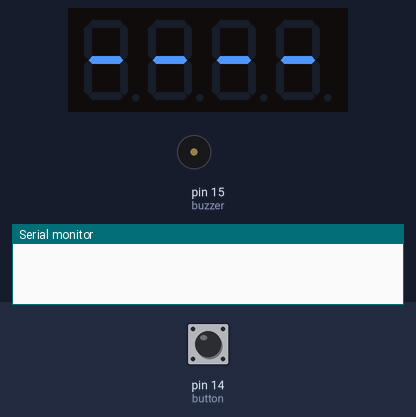
The sketch below on a simulated Arduino Uno, built with avr-gcc and run on an emulated ATmega328P. Parts: 4-digit seven-segment display, buzzer (waves = sounding), the last lines printed to the serial monitor. Inputs (shaded band) come from the test bench; at power-on: pin 14 (button) HIGH.

Above: at 1.2 s.
1.3 s: pin 14 (button) pulled LOW for 0.15 s
At 2.1 s:
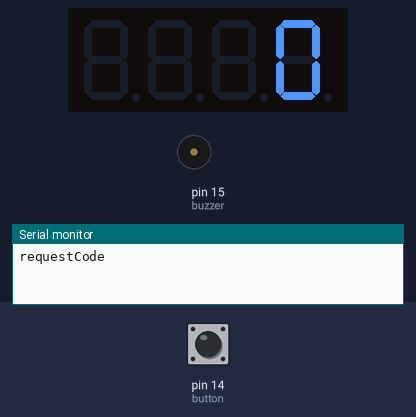
At 3.34 s:
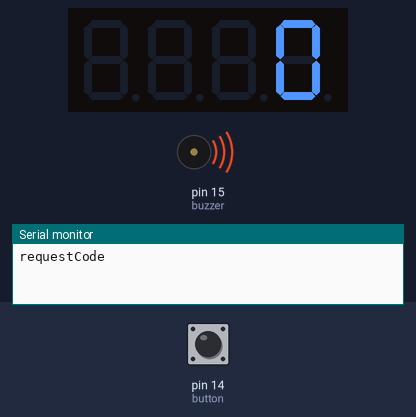
Timing chart, 0 to 11.9 s (numbered marks = the images above; inputs shaded):
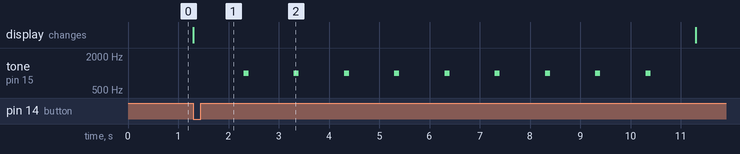

The sketch:

ticketDispenser.ino
```cpp
#include <SevSeg.h>

SevSeg sevseg;

byte button = 14;
byte buzzer = 15;

unsigned long startTime = 0;
unsigned long lastBeep = 0;

bool counting = false;
int numberToDisplay = 0;

bool isBeeping = false;
unsigned long beepStart = 0;

void setup() {
  byte numDigits = 4;

  byte digitPins[] = {12, 9, 8, 6};
  byte segmentPins[] = {11, 7, 4, 2, 13, 10, 5, 3};

  bool resistorsOnSegments = true;
  byte hardwareConfig = COMMON_CATHODE;
  bool updateWithDelays = false;
  bool leadingZeros = false;
  bool disableDecPoint = false;

  pinMode(button, INPUT_PULLUP);
  pinMode(buzzer, OUTPUT);


  sevseg.begin(
    hardwareConfig,
    numDigits,
    digitPins,
    segmentPins,
    resistorsOnSegments,
    updateWithDelays,
    leadingZeros,
    disableDecPoint
  );

  sevseg.setBrightness(90);
  sevseg.setChars("----");
  Serial.begin(9600);

}

void loop() {
  sevseg.refreshDisplay();

  if (digitalRead(button) == LOW && !counting) {
    counting = true;
    Serial.println("requestCode");
    startTime = millis();
    lastBeep = millis();
  }

  if (counting) {
    if (Serial.available()) {
      String input = Serial.readStringUntil('\n');
      if (input.length() > 0) {
        numberToDisplay = input.toInt();
      }
    }

    sevseg.setNumber(numberToDisplay);
    unsigned long currentTime = millis();
    if (currentTime - lastBeep >= 1000) {
      tone(buzzer, 1000);
      isBeeping = true;
      beepStart = currentTime;
      lastBeep = currentTime;
    }

    if (isBeeping && currentTime - beepStart >= 100) {
      noTone(buzzer);
      isBeeping = false;
    }

    if (currentTime - startTime >= 10000) {
      counting = false;
      noTone(buzzer);
      sevseg.setChars("----");
    }
  }
}
```

Measured:
- after the input at 1.3 s, tone on pin 15 (buzzer): alternates 1000 Hz for 0.10 s and silent for 0.90 s, starting after 1.0 s; the display: changes at once (image 1)
